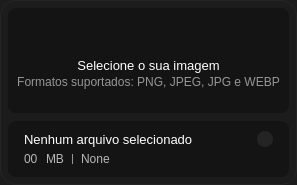
      <widget class="QWidget" name="widget_2" native="true">
       <property name="enabled">
        <bool>true</bool>
       </property>
       <property name="sizePolicy">
        <sizepolicy hsizetype="Fixed" vsizetype="Preferred">
         <horstretch>0</horstretch>
         <verstretch>0</verstretch>
        </sizepolicy>
       </property>
       <property name="minimumSize">
        <size>
         <width>0</width>
         <height>0</height>
        </size>
       </property>
       <property name="maximumSize">
        <size>
         <width>360</width>
         <height>16777215</height>
        </size>
       </property>
       <property name="sizeIncrement">
        <size>
         <width>0</width>
         <height>0</height>
        </size>
       </property>
       <property name="baseSize">
        <size>
         <width>0</width>
         <height>0</height>
        </size>
       </property>
       <property name="font">
        <font>
         <pointsize>10</pointsize>
         <fontweight>DemiBold</fontweight>
        </font>
       </property>
       <property name="layoutDirection">
        <enum>Qt::LayoutDirection::LeftToRight</enum>
       </property>
       <property name="styleSheet">
        <string notr="true">QWidget{
	background-color: rgb(28, 28, 28);
	border: 1px solid #242424;
	border-radius: 16px;
}
</string>
       </property>
       <layout class="QVBoxLayout" name="verticalLayout_4">
        <property name="spacing">
         <number>8</number>
        </property>
        <property name="leftMargin">
         <number>8</number>
        </property>
        <property name="topMargin">
         <number>8</number>
        </property>
        <property name="rightMargin">
         <number>8</number>
        </property>
        <property name="bottomMargin">
         <number>8</number>
        </property>
        <item>
         <widget class="QWidget" name="wdgFileSelector" native="true">
          <property name="minimumSize">
           <size>
            <width>0</width>
            <height>0</height>
           </size>
          </property>
          <property name="maximumSize">
           <size>
            <width>16777215</width>
            <height>16777215</height>
           </size>
          </property>
          <property name="font">
           <font>
            <pointsize>11</pointsize>
           </font>
          </property>
          <property name="cursor">
           <cursorShape>PointingHandCursor</cursorShape>
          </property>
          <property name="focusPolicy">
           <enum>Qt::FocusPolicy::ClickFocus</enum>
          </property>
          <property name="styleSheet">
           <string notr="true">QWidget {
    
	background-color: rgb(20, 20, 20);
    border: none;
    border-radius: 8px;
}

QLabel {
	border: none;
	color: #518EFF;
}
</string>
          </property>
          <layout class="QVBoxLayout" name="verticalLayout_12">
           <property name="spacing">
            <number>4</number>
           </property>
           <property name="topMargin">
            <number>24</number>
           </property>
           <property name="bottomMargin">
            <number>24</number>
           </property>
           <item>
            <widget class="QLabel" name="label_7">
             <property name="maximumSize">
              <size>
               <width>16777215</width>
               <height>16777215</height>
              </size>
             </property>
             <property name="text">
              <string/>
             </property>
             <property name="pixmap">
              <pixmap resource="../assets/icons/resource_icons.qrc">:/icons/folder.png</pixmap>
             </property>
             <property name="alignment">
              <set>Qt::AlignmentFlag::AlignCenter</set>
             </property>
            </widget>
           </item>
           <item>
            <spacer name="verticalSpacer_7">
             <property name="orientation">
              <enum>Qt::Orientation::Vertical</enum>
             </property>
             <property name="sizeType">
              <enum>QSizePolicy::Policy::Fixed</enum>
             </property>
             <property name="sizeHint" stdset="0">
              <size>
               <width>20</width>
               <height>8</height>
              </size>
             </property>
            </spacer>
           </item>
           <item>
            <layout class="QVBoxLayout" name="verticalLayout_13">
             <property name="spacing">
              <number>2</number>
             </property>
             <item>
              <widget class="QLabel" name="label_8">
               <property name="maximumSize">
                <size>
                 <width>16777215</width>
                 <height>16777215</height>
                </size>
               </property>
               <property name="font">
                <font>
                 <pointsize>10</pointsize>
                 <bold>false</bold>
                </font>
               </property>
               <property name="styleSheet">
                <string notr="true">QLabel {
	border: none;
	color: #ffffff;
}</string>
               </property>
               <property name="text">
                <string>Selecione o sua imagem</string>
               </property>
               <property name="alignment">
                <set>Qt::AlignmentFlag::AlignCenter</set>
               </property>
              </widget>
             </item>
             <item>
              <widget class="QLabel" name="label_9">
               <property name="maximumSize">
                <size>
                 <width>16777215</width>
                 <height>16777215</height>
                </size>
               </property>
               <property name="font">
                <font>
                 <pointsize>9</pointsize>
                </font>
               </property>
               <property name="styleSheet">
                <string notr="true">QLabel{
	color: #969696;
}</string>
               </property>
               <property name="text">
                <string>Formatos suportados: PNG, JPEG, JPG e WEBP</string>
               </property>
               <property name="alignment">
                <set>Qt::AlignmentFlag::AlignCenter</set>
               </property>
              </widget>
             </item>
            </layout>
           </item>
          </layout>
         </widget>
        </item>
        <item>
         <widget class="QWidget" name="wdgFilePath" native="true">
          <property name="minimumSize">
           <size>
            <width>0</width>
            <height>0</height>
           </size>
          </property>
          <property name="maximumSize">
           <size>
            <width>16777215</width>
            <height>60</height>
           </size>
          </property>
          <property name="font">
           <font>
            <pointsize>10</pointsize>
            <fontweight>DemiBold</fontweight>
           </font>
          </property>
          <property name="styleSheet">
           <string notr="true">QWidget {
	background-color: rgb(20, 20, 20);
    border: none;
    border-radius: 8px;
}

QLabel {
	border: none;
	color: #B7B7B7;
}
</string>
          </property>
          <layout class="QGridLayout" name="gridLayout">
           <property name="leftMargin">
            <number>16</number>
           </property>
           <property name="topMargin">
            <number>8</number>
           </property>
           <property name="rightMargin">
            <number>16</number>
           </property>
           <property name="bottomMargin">
            <number>8</number>
           </property>
           <property name="spacing">
            <number>8</number>
           </property>
           <item row="2" column="3">
            <layout class="QVBoxLayout" name="verticalLayout">
             <property name="spacing">
              <number>0</number>
             </property>
             <item>
              <layout class="QHBoxLayout" name="horizontalLayout_2">
               <property name="spacing">
                <number>0</number>
               </property>
               <item>
                <widget class="QLabel" name="lblFileName">
                 <property name="font">
                  <font>
                   <pointsize>10</pointsize>
                   <fontweight>DemiBold</fontweight>
                  </font>
                 </property>
                 <property name="styleSheet">
                  <string notr="true">QLabel {
	color: #ffffff;
}</string>
                 </property>
                 <property name="text">
                  <string>Nenhum arquivo selecionado</string>
                 </property>
                </widget>
               </item>
               <item>
                <spacer name="horizontalSpacer_2">
                 <property name="orientation">
                  <enum>Qt::Orientation::Horizontal</enum>
                 </property>
                 <property name="sizeHint" stdset="0">
                  <size>
                   <width>40</width>
                   <height>20</height>
                  </size>
                 </property>
                </spacer>
               </item>
               <item>
                <widget class="QPushButton" name="btnInfor">
                 <property name="minimumSize">
                  <size>
                   <width>16</width>
                   <height>16</height>
                  </size>
                 </property>
                 <property name="maximumSize">
                  <size>
                   <width>16</width>
                   <height>16</height>
                  </size>
                 </property>
                 <property name="styleSheet">
                  <string notr="true">QPushButton{
	background-color: rgb(36, 36, 36);
	border: none;
	border-radius: 8px;
}
</string>
                 </property>
                 <property name="text">
                  <string/>
                 </property>
                 <property name="icon">
                  <iconset theme="QIcon::ThemeIcon::InsertImage"/>
                 </property>
                </widget>
               </item>
              </layout>
             </item>
             <item>
              <layout class="QHBoxLayout" name="horizontalLayout">
               <property name="spacing">
                <number>8</number>
               </property>
               <item>
                <widget class="QLabel" name="lblFileSize">
                 <property name="sizePolicy">
                  <sizepolicy hsizetype="Preferred" vsizetype="Fixed">
                   <horstretch>0</horstretch>
                   <verstretch>0</verstretch>
                  </sizepolicy>
                 </property>
                 <property name="minimumSize">
                  <size>
                   <width>0</width>
                   <height>0</height>
                  </size>
                 </property>
                 <property name="maximumSize">
                  <size>
                   <width>16777215</width>
                   <height>16777215</height>
                  </size>
                 </property>
                 <property name="text">
                  <string>00</string>
                 </property>
                 <property name="wordWrap">
                  <bool>false</bool>
                 </property>
                 <property name="openExternalLinks">
                  <bool>false</bool>
                 </property>
                </widget>
               </item>
               <item>
                <widget class="QLabel" name="lblFileSize_3">
                 <property name="sizePolicy">
                  <sizepolicy hsizetype="Preferred" vsizetype="Fixed">
                   <horstretch>0</horstretch>
                   <verstretch>0</verstretch>
                  </sizepolicy>
                 </property>
                 <property name="minimumSize">
                  <size>
                   <width>0</width>
                   <height>0</height>
                  </size>
                 </property>
                 <property name="maximumSize">
                  <size>
                   <width>16777215</width>
                   <height>16777215</height>
                  </size>
                 </property>
                 <property name="text">
                  <string>MB</string>
                 </property>
                 <property name="wordWrap">
                  <bool>false</bool>
                 </property>
                 <property name="openExternalLinks">
                  <bool>false</bool>
                 </property>
                </widget>
               </item>
               <item>
                <widget class="Line" name="line">
                 <property name="maximumSize">
                  <size>
                   <width>1</width>
                   <height>10</height>
                  </size>
                 </property>
                 <property name="styleSheet">
                  <string notr="true">QWidget{
	background-color: rgb(150, 150, 150);
}</string>
                 </property>
                 <property name="orientation">
                  <enum>Qt::Orientation::Vertical</enum>
                 </property>
                </widget>
               </item>
               <item>
                <widget class="QLabel" name="lblFilePath">
                 <property name="maximumSize">
                  <size>
                   <width>16777215</width>
                   <height>18</height>
                  </size>
                 </property>
                 <property name="cursor">
                  <cursorShape>ArrowCursor</cursorShape>
                 </property>
                 <property name="text">
                  <string>None</string>
                 </property>
                 <property name="textFormat">
                  <enum>Qt::TextFormat::AutoText</enum>
                 </property>
                 <property name="textInteractionFlags">
                  <set>Qt::TextInteractionFlag::NoTextInteraction</set>
                 </property>
                </widget>
               </item>
               <item>
                <spacer name="horizontalSpacer">
                 <property name="orientation">
                  <enum>Qt::Orientation::Horizontal</enum>
                 </property>
                 <property name="sizeHint" stdset="0">
                  <size>
                   <width>40</width>
                   <height>20</height>
                  </size>
                 </property>
                </spacer>
               </item>
              </layout>
             </item>
            </layout>
           </item>
          </layout>
         </widget>
        </item>
       </layout>
      </widget>
